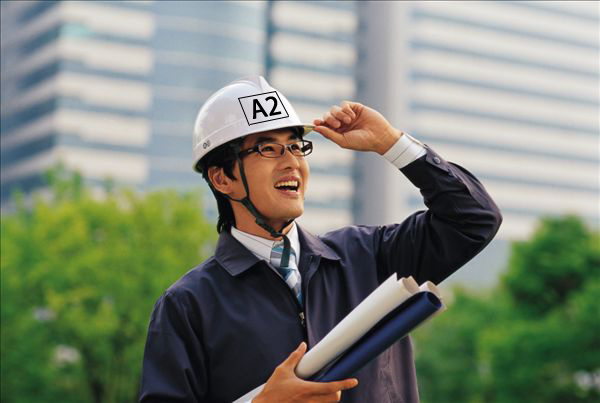
#> input picture 安全帽字符定位识别/helmet2.jpg, 600 x 403 px
$ jupyter execute '头盔预处理.ipynb'
#> lines starting #> are read from the running program, lines starting #| are printed output that depends on the picture
# 头盔识别预处理实验

## 目的是将头盔变成一个类圆形白色联通区，便于机器识别

[cell 1]
import cv2 as cv
import matplotlib.pyplot as plt
import numpy as np
from PIL import Image

## 图片路径

[cell 2]
path = 'helmet2.jpg'

# 打开图片

[cell 3]
img = cv.imread(path)
#> img is the input picture: shape (403, 600, 3); mean B, G, R 117.9, 133, 125.3
img = img[:,:,[2,1,0]]
plt.imshow(img)

# 灰度图像
加快处理速度

[cell 4]
gray = cv.cvtColor(img,cv.COLOR_RGB2GRAY)
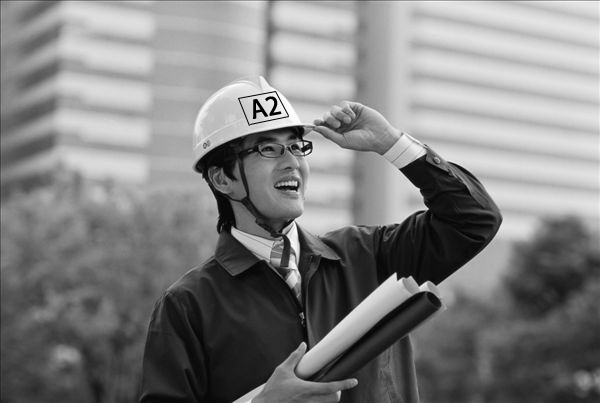
#> gray: shape (403, 600); min 0, max 255, mean 128.9
#plt.imshow(gray,cmap='gray')
hist = cv.calcHist(gray,[0],None,[255],[0,255])
#> hist = 255 values, max 33 at index 125, min 0 at index 0, mean 2.35
plt.plot(hist,'r')
plt.title('hist')
plt.show()
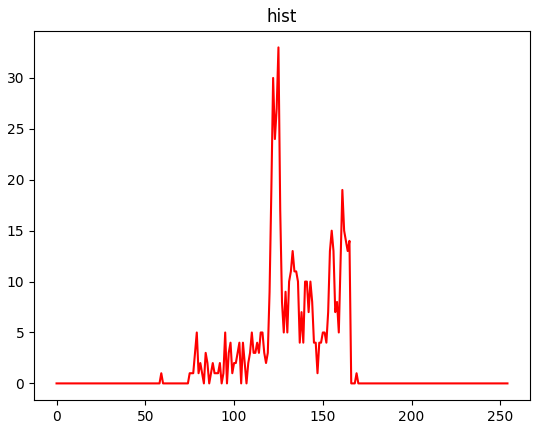
#> figure drawn by matplotlib, 1 panel; curve peaks at x = 125, y = 33
plt.imshow(gray,cmap='gray')
plt.title('gray')
plt.show()

# 直方图均衡化
图像的直方图是对图像对比度效果上的一种处理，旨在使得图像整体效果均匀，黑与白之间的各个像素级之间的点更均匀一点。
通过这种方法，亮度可以更好地在直方图上分布。这样就可以用于增强局部的对比度而不影响整体的对比度，直方图均衡化通过有效地扩展常用的亮度来实现这种功能。

这种方法对于背景和前景都太亮或者太暗的图像非常有用，这种方法尤其是可以带来X光图像中更好的骨骼结构显示以及曝光过度或者曝光不足照片中更好的细节。

[cell 5]
gray_hist = cv.equalizeHist(gray)
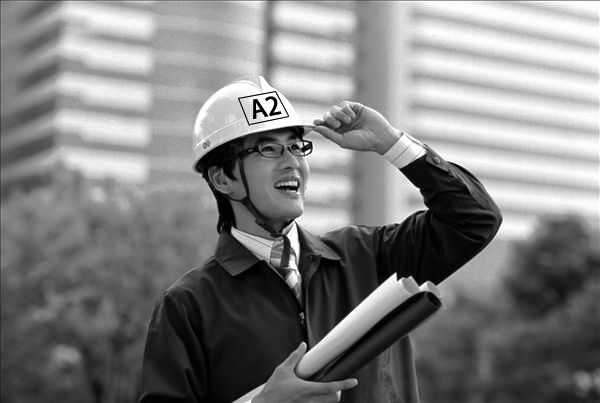
#> gray_hist: shape (403, 600); min 0, max 255, mean 128
#plt.imshow(equ,cmap='gray')
hist = cv.calcHist(gray_hist,[0],None,[255],[0,255])
#> hist = 255 values, max 33 at index 121, min 0 at index 0, mean 2.35
plt.plot(hist,'r')
plt.show()
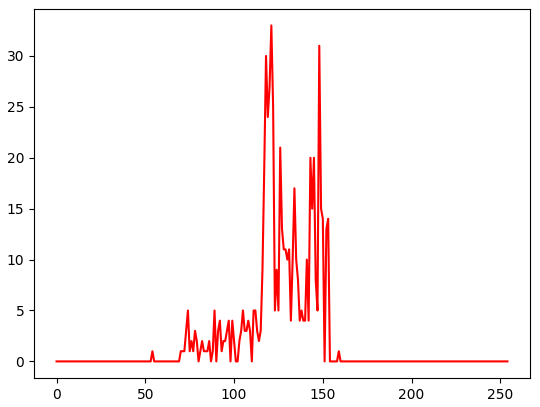
#> figure drawn by matplotlib, 1 panel; curve peaks at x = 121, y = 33
plt.imshow(gray_hist,cmap='gray')
plt.title('equalizeHist')
plt.show()

# 高斯滤波
高斯滤波是一种线性平滑滤波，对于除去高斯噪声有很好的效果。

[cell 6]
Gaussian=cv.GaussianBlur(gray_hist,(3,3),0,0, cv.BORDER_DEFAULT)
hist_Gaussian = cv.calcHist(Gaussian,[0],None,[256],[0,256])
#> hist_Gaussian = 256 values, max 35 at index 218, min 0 at index 0, mean 2.34
plt.plot(hist_Gaussian,'r')
plt.show()
#> figure, not shown here; curve peaks at x = 218, y = 35
plt.imshow(Gaussian,cmap='gray')
plt.title('Gaussian')
plt.show()

# 中值滤波

[cell 7]
Median= cv.medianBlur(Gaussian,3)
plt.imshow(Median,'gray')

# Canny边缘检测
最厉害的边缘检测，效果太猛，不适用

[cell 8]
def edge_image(image):
    blurred = cv.GaussianBlur(image, (5, 5), 0)
    #gray = cv.cvtColor(blurred, cv.COLOR_BGR2GRAY)
    xgrad = cv.Sobel(gray, cv.CV_16SC1, 1, 0)
    ygrad = cv.Sobel(gray, cv.CV_16SC1, 0, 1)
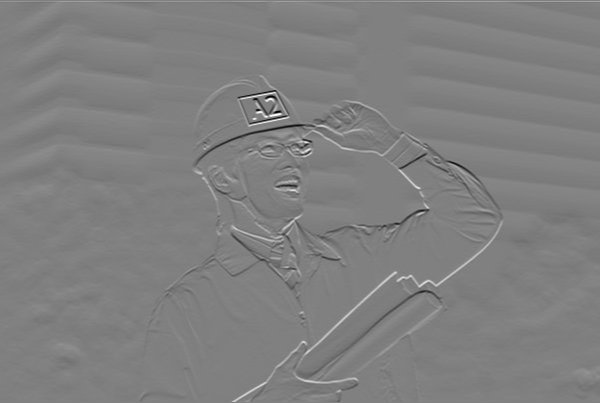
#> ygrad: shape (403, 600) int16; min -947, max 933, mean -2.1; drawn with min black and max white
    edge_output = cv.Canny(xgrad, ygrad, 50, 150)
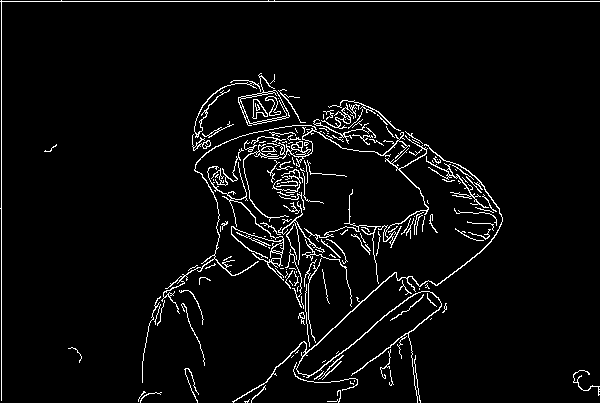
#> edge_output: shape (403, 600); 4.3% white in thin lines or dots
    #cv.imshow("color边缘",edge_output)
    return edge_output

[cell 9]
Canny = edge_image(Median)
plt.imshow(Canny,'gray')

# Sobel算子边缘提取

[cell 10]
x = cv.Sobel(Median,cv.CV_16S,1,0)
y = cv.Sobel(Median,cv.CV_16S,0,1)

absX = cv.convertScaleAbs(x)   # 转回uint8
absY = cv.convertScaleAbs(y)

dst = cv.addWeighted(absX,0.5,absY,0.5,0)
plt.imshow(dst,'gray')

[cell 11]
image1 = np.hstack([Canny,dst])
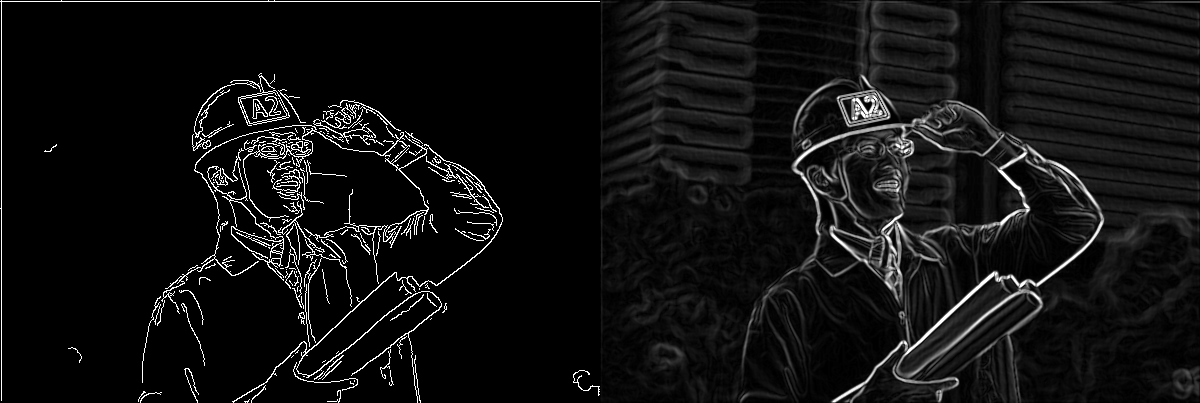
#> image1: shape (403, 1200); min 0, max 255, mean 17.4

#显示图像，随时注释
cv.namedWindow("images",0)
cv.imshow('images', image1)
cv.waitKey(0)

# 形态学运算

[cell 12]
element1 = cv.getStructuringElement(cv.MORPH_RECT,(3,1))
element2 = cv.getStructuringElement(cv.MORPH_RECT,(5,5))

Dilation= cv.dilate(dst, element2, iterations =1)
Erosion= cv.erode(Dilation, element1, iterations =1)
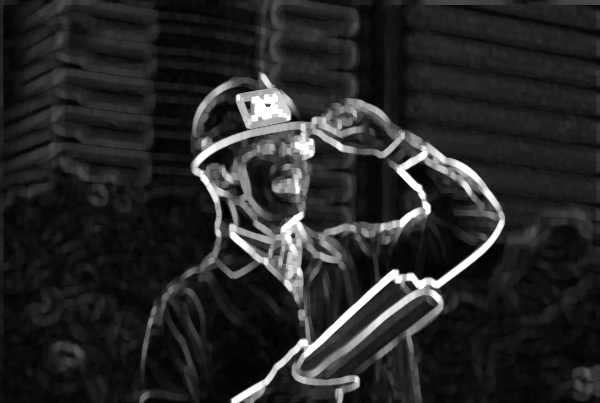
#> Erosion: shape (403, 600); min 0, max 255, mean 39.8
Dilation2= cv.dilate(Erosion, element2,iterations =3)
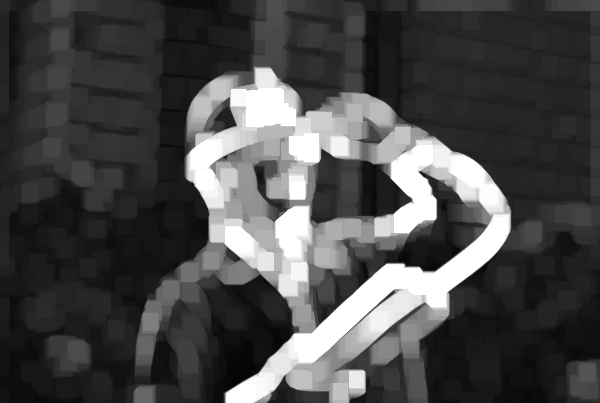
#> Dilation2: shape (403, 600); min 4, max 255, mean 73.9

image2 = np.hstack([Canny,dst,Dilation])
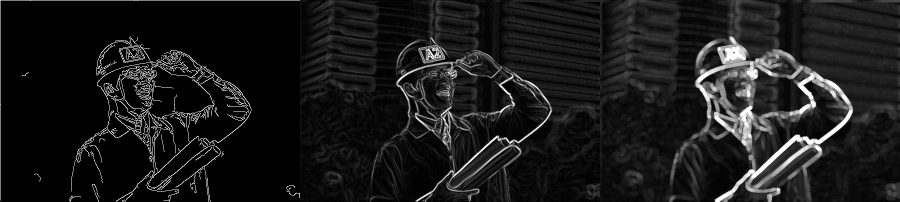
#> image2: shape (403, 1800) (shown at 1/2 size); min 0, max 255, mean 26

# cv.namedWindow("images",0)
# cv.imshow('images', image2)
# cv.waitKey(0)
